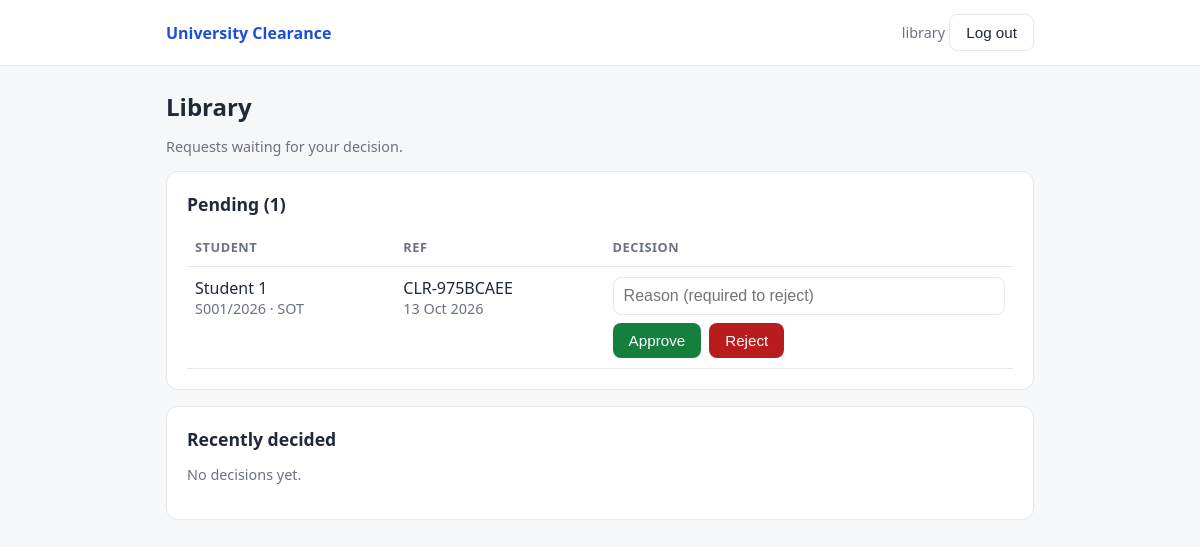
/clearance/office/ (signed in), run on the app's committed database.
### clearance_system/models.py (models this page shows, shortened)
class Office(models.Model):
    name = models.CharField(max_length=100, unique=True)
    description = models.CharField(max_length=200, blank=True)
    order = models.PositiveIntegerField(default=0)
    faculty = models.ForeignKey(
        Faculty,
        null=True,
        blank=True,
        on_delete=models.SET_NULL,
        related_name="offices",
        help_text="Leave empty for offices every student must clear. "
        "Set it for a faculty office that only that faculty's students clear.",
    )
    class Meta:
        ordering = ["order", "name"]

class OfficeApproval(models.Model):
    PENDING = "pending"
    APPROVED = "approved"
    REJECTED = "rejected"
    STATUS_CHOICES = [
        (PENDING, "Pending"),
        (APPROVED, "Approved"),
        (REJECTED, "Rejected"),
    ]
    request = models.ForeignKey(
        ClearanceRequest, on_delete=models.CASCADE, related_name="approvals"
    )
    office = models.ForeignKey(
        Office, on_delete=models.CASCADE, related_name="approvals"
    )
    status = models.CharField(max_length=10, choices=STATUS_CHOICES, default=PENDING)
    comment = models.CharField(max_length=300, blank=True)
    decided_by = models.ForeignKey(
        settings.AUTH_USER_MODEL,
        null=True,
        blank=True,
        on_delete=models.SET_NULL,
        related_name="+",
    )
    decided_at = models.DateTimeField(null=True, blank=True)
    class Meta:
        ordering = ["office__order", "office__name"]
        unique_together = [("request", "office")]

class ClearanceRequest(models.Model):
    student = models.ForeignKey(
        settings.AUTH_USER_MODEL,
        on_delete=models.CASCADE,
        related_name="clearance_requests",
    )
    code = models.CharField(max_length=20, unique=True, default=make_code, editable=False)
    created_at = models.DateTimeField(auto_now_add=True)
    class Meta:
        ordering = ["-created_at"]

class Profile(models.Model):
    STUDENT = "student"
    OFFICE = "office"
    ROLE_CHOICES = [(STUDENT, "Student"), (OFFICE, "Office staff")]
    user = models.OneToOneField(
        settings.AUTH_USER_MODEL, on_delete=models.CASCADE, related_name="profile"
    )
    role = models.CharField(max_length=10, choices=ROLE_CHOICES, default=STUDENT)
    office = models.ForeignKey(
        Office,
        null=True,
        blank=True,
        on_delete=models.SET_NULL,
        related_name="staff",
        help_text="Only for office staff.",
    )
    reg_number = models.CharField("Registration number", max_length=30, blank=True)
    faculty = models.ForeignKey(
        Faculty,
        null=True,
        blank=True,
        on_delete=models.SET_NULL,
        related_name="students",
        help_text="The student's faculty. Students choose this themselves.",
    )

class Faculty(models.Model):
    code = models.CharField(max_length=10, unique=True)
    name = models.CharField(max_length=150)
    class Meta:
        ordering = ["code"]
        verbose_name_plural = "faculties"

### clearance_system/views.py (the view)
# urls.py: path("office/", views.office_queue, name="office_queue"),
@role_required(Profile.OFFICE)
def office_queue(request):
    office = request.user.profile.office
    if office is None:
        return HttpResponse("You are not assigned to an office. Ask an admin.", status=403)
    base = OfficeApproval.objects.filter(office=office).select_related(
        "request__student__profile"
    )
    pending = base.filter(status=OfficeApproval.PENDING).order_by("request__created_at")
    decided = base.exclude(status=OfficeApproval.PENDING).order_by("-decided_at")[:10]
    return render(
        request,
        "clearance_system/office_queue.html",
        {"office": office, "pending": pending, "decided": decided},
    )

### clearance_system/views.py (called while the page is built)
def role_required(role):
    def decorator(view):
        @wraps(view)
        def wrapper(request, *args, **kwargs):
            profile = getattr(request.user, "profile", None)
            if profile is None or profile.role != role:
                raise PermissionDenied
            return view(request, *args, **kwargs)
        return login_required(wrapper, login_url=LOGIN_URL)
    return decorator

### clearance_system/templates/clearance_system/office_queue.html (shortened to what this page needs)
{% extends "clearance_system/base.html" %}
{% block content %}
<h1>{{ office.name }}</h1>
<p class="muted">Requests waiting for your decision.</p>
<div class="card">
  <h2>Pending ({{ pending|length }})</h2>
  {% if pending %}
  <table>
    <tr><th>Student</th><th>Ref</th><th>Decision</th></tr>
    {% for a in pending %}
    <tr>
      <td>{{ a.request.student.get_full_name|default:a.request.student.get_username }}
        <div class="muted">{{ a.request.student.profile.reg_number }} &middot; {{ a.request.student.profile.faculty.code }}</div></td>
      <td>{{ a.request.code }}<div class="muted">{{ a.request.created_at|date:"j M Y" }}</div></td>
      <td>
        <form method="post" action="{% url 'clearance:decide' a.pk %}">
          <input type="text" name="comment" placeholder="Reason (required to reject)" style="margin-bottom:8px;">
          <div class="row">
            <button class="btn ok" name="action" value="approve" type="submit">Approve</button>
            <button class="btn bad" name="action" value="reject" type="submit">Reject</button>
          </div>
        </form>
      </td>
    </tr>
    {% endfor %}
  </table>
  {% else %}
  <p class="muted">Nothing waiting. All caught up.</p>
  {% endif %}
</div>
<div class="card">
  <h2>Recently decided</h2>
  {% if decided %}
  <table>
    <tr><th>Student</th><th>Status</th><th>Note</th><th>When</th></tr>
    {% for a in decided %}
    <tr>
      <td>{{ a.request.student.get_full_name|default:a.request.student.get_username }}</td>
      <td><span class="badge {{ a.status }}">{{ a.get_status_display }}</span></td>
      <td>{{ a.comment|default:"-" }}</td>
      <td>{{ a.decided_at|date:"j M, H:i" }}</td>
    </tr>
    {% endfor %}
  </table>
  {% else %}
  <p class="muted">No decisions yet.</p>
  {% endif %}
</div>
{% endblock %}

### clearance_system/templates/clearance_system/base.html (shortened to what this page needs)
<!doctype html>
<html lang="en">
<head>
</head>
<body>
  <header class="noprint">
    <div class="bar">
      <a class="brand" href="{% url 'clearance:home' %}">University Clearance</a>
      {% if user.is_authenticated %}
      <form method="post" action="{% url 'clearance:logout' %}" class="inline">
        <span class="muted">{{ user.get_username }}</span>
        <button class="btn ghost" type="submit">Log out</button>
      </form>
      {% endif %}
    </div>
  </header>
  <main>
    {% block content %}{% endblock %}
  </main>
</body>
</html>

### clearance_system/templates/clearance_system/base.html (style rules this page uses)
:root { --ink:#1f2937; --muted:#6b7280; --line:#e5e7eb; --bg:#f6f7f9; --brand:#1d4ed8; --ok:#15803d; --okbg:#dcfce7; --bad:#b91c1c; --badbg:#fee2e2; --wait:#92400e; --waitbg:#fef3c7; }
* { box-sizing: border-box; }
body { margin:0; font-family: system-ui, -apple-system, Segoe UI, Roboto, sans-serif; color:var(--ink); background:var(--bg); }
header { background:#fff; border-bottom:1px solid var(--line); }
.bar { max-width:900px; margin:0 auto; padding:14px 16px; display:flex; justify-content:space-between; align-items:center; gap:12px; }
.brand { font-weight:700; color:var(--brand); text-decoration:none; }
main { max-width:900px; margin:24px auto; padding:0 16px; }
.card { background:#fff; border:1px solid var(--line); border-radius:12px; padding:20px; margin-bottom:16px; }
h1 { font-size:1.5rem; margin:0 0 4px; }
h2 { font-size:1.1rem; margin:0 0 12px; }
.muted { color:var(--muted); font-size:.9rem; }
.btn { display:inline-block; border:0; border-radius:8px; padding:9px 16px; font-size:.95rem; cursor:pointer; background:var(--brand); color:#fff; text-decoration:none; }
.btn.ok { background:var(--ok); }
.btn.bad { background:var(--bad); }
.btn.ghost { background:#fff; color:var(--ink); border:1px solid var(--line); }
table { width:100%; border-collapse:collapse; }
th, td { text-align:left; padding:10px 8px; border-bottom:1px solid var(--line); vertical-align:top; }
th { font-size:.8rem; color:var(--muted); text-transform:uppercase; letter-spacing:.04em; }
input[type=text], input[type=password] { width:100%; padding:9px 10px; border:1px solid var(--line); border-radius:8px; font-size:1rem; }
form.inline { display:inline; }
.row { display:flex; gap:8px; flex-wrap:wrap; align-items:center; }

### data on the page
Office: name "Library"
OfficeApproval: request.student.get_full_name "Student 1", request.student.profile.reg_number "S001/2026", request.student.profile.faculty.code "SOT", request.code "CLR-975BCAEE", request.created_at "13 Oct 2026"

### other printed values
{{ user.get_username }} "library"
{{ pending|length }} "1"
